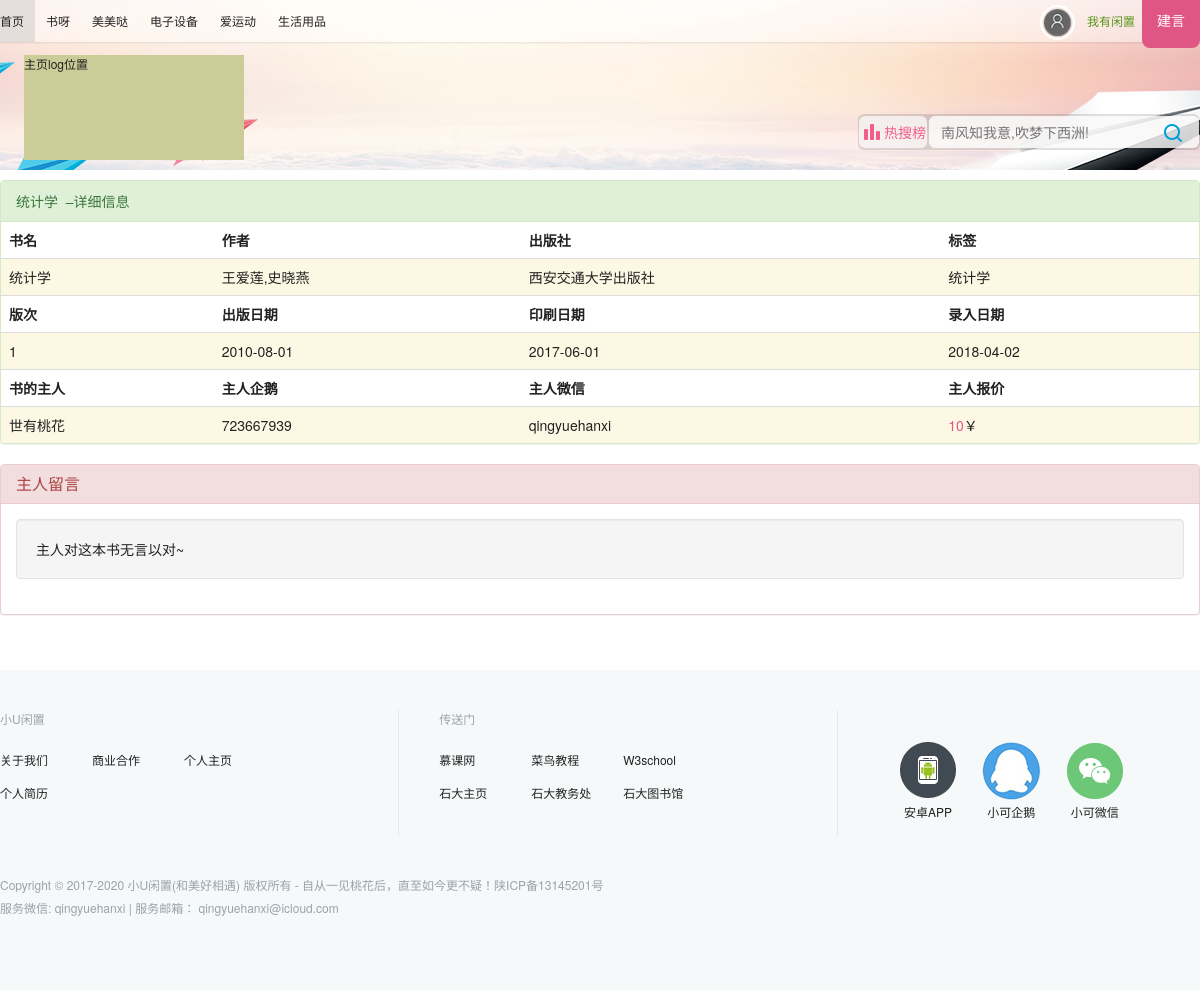
Screenshot of /module_books/book-detail.php?id_book=5 with the database file from the repository.
### tables this page shows
CREATE TABLE `books` (
  `id` int(11) NOT NULL AUTO_INCREMENT COMMENT '编号 主键',
  `title` varchar(30) NOT NULL COMMENT '书名',
  `author` varchar(30) NOT NULL COMMENT '作者 多名作者 以英文逗号分隔',
  `press` varchar(25) NOT NULL COMMENT '出版社',
  `edition` int(11) NOT NULL DEFAULT '1' COMMENT '版次 未填写则是第一版',
  `label` varchar(25) DEFAULT NULL COMMENT '标签，书的类型，可以多个，以英文逗号分隔',
  `publishdate` date NOT NULL COMMENT '出版日期',
  `printdate` date NOT NULL COMMENT '印刷日期',
  `enteringdate` date NOT NULL COMMENT '录入数据库日期',
  `username` varchar(20) NOT NULL COMMENT '书的主人',
  `price` tinyint(4) NOT NULL COMMENT '书的主人出示的价格 <=300',
  `comment` text COMMENT '主人对书的简介',
  PRIMARY KEY (`id`)
);

CREATE TABLE `user_detail` (
  `username` varchar(20) NOT NULL COMMENT '用户名',
  `sex` tinyint(4) DEFAULT '1' COMMENT '性别，1-女，2-男，其他-保密',
  `nickname` varchar(20) DEFAULT NULL COMMENT '用户昵称',
  `enrolldate` date DEFAULT NULL COMMENT '注册日期',
  `latestlogindate` date DEFAULT NULL COMMENT '最后登录日期',
  PRIMARY KEY (`username`)
);

CREATE TABLE `user_contact_way` (
  `username` varchar(20) NOT NULL,
  `phone` bigint(11) DEFAULT NULL,
  `qq` bigint(11) DEFAULT NULL,
  `wechat` varchar(20) DEFAULT NULL,
  `mail` varchar(50) DEFAULT NULL,
  PRIMARY KEY (`username`)
);

### php/pdo_connect.php (called while the page is built, shortened)
<?php
function getPdo(){
	$host = "127.0.0.1";
	$db_name = "syth";
	$user = "shiyoutaohua";
	$password = "12345687";
	$dsn = "mysql:host=$host;dbname=$db_name";
	try{
		$pdo = new PDO($dsn, $user, $password);
	}catch(Exception $e){
		$e->getMessage();
	}
	$pdo ->query("set names utf8");
	return $pdo;
}
?>

### php/get_all_book_info_by_id.php (called while the page is built, shortened)
<?php
require_once("pdo_connect.php");
class SingleBookInfo{
	private $id_book,$resultArray, $sql;
	public function __construct($id_book){
		@$this->pdo = getPdo();
		$this->sql = "SELECT * FROM books WHERE id=$id_book";
		try{
			$result = $this->pdo->query($this->sql);
			$this->resultArray = $result->fetch(PDO::FETCH_ASSOC);
		}
		catch(Exception $e){
			$e->getMessage();
		}
	}
	function getTitle(){
		return $this->resultArray["title"];
	}
	function getAuthor(){
		return $this->resultArray["author"];
	}
	function getPress(){
		return $this->resultArray["press"];
	}
	function getEdition(){
		return $this->resultArray["edition"];
	}
	function getLabel(){
		return $this->resultArray["label"];
	}
	function getPublishDate(){
		return $this->resultArray["publishdate"];
	}
	function getPrintDate(){
		return $this->resultArray["printdate"];
	}
	function getEnteringDate(){
		return $this->resultArray["enteringdate"];
	}
	function getUsername(){
		return $this->resultArray["username"];
	}
	function getPrice(){
		return $this->resultArray["price"];
	}
	function getComment(){
		if(is_null($this->resultArray["comment"]) || ("" === ($this->resultArray["comment"])))
		{
			return "主人对这本书无言以对~";
		}
		else
		{
			return $this->resultArray["comment"];
		}
	}
}
?>

### php/get_all_user_info_by_username.php (called while the page is built, shortened)
<?php
require_once("pdo_connect.php");
class SingleUserInfo{
	public $username, $resultArray_core, $resultArray_contact_way, $resultArray_detail, $sql_core, $sql_contact_way, $sql_detail;
	public function __construct($username){
		$this->pdo = getPdo();
		$this->sql_core = "SELECT * FROM user_core WHERE username='".$username."'";
		$this->sql_contact_way = "SELECT * FROM user_contact_way WHERE username='".$username."'";
		$this->sql_detail = "SELECT * FROM user_detail WHERE username='".$username."'";
		try{
			$result_core = $this->pdo->query($this->sql_core);
			$result_contact = $this->pdo->query($this->sql_contact_way);
			$this->resultArray_contact_way = $result_contact->fetch(PDO::FETCH_ASSOC);
			$result_detail = $this->pdo->query($this->sql_detail);
			$this->resultArray_detail = $result_detail->fetch(PDO::FETCH_ASSOC);
		}catch(Exception $e){
			$e->getMessage();
		}
	}
	function getNickName(){
		return $this->resultArray_detail["nickname"];
	}
	function getQQ(){
		return $this->resultArray_contact_way["qq"];
	}
	function getWeChat(){
		return $this->resultArray_contact_way["wechat"];
	}
}
?>

### module_books/book-detail.php (the view, shortened to what this page needs)
<!doctype html>
<html>
<head>
<link href="../css/header.css" rel="stylesheet" type="text/css">
<link href="../css/book-detail.css" rel="stylesheet" type="text/css">
<link href="../css/footer.css" rel="stylesheet" type="text/css">
<link rel="stylesheet" href="http://cdn.bootcss.com/bootstrap/3.3.7/css/bootstrap.min.css">
<?php
	include_once("../php/get_all_book_info_by_id.php");
	include_once("../php/get_all_user_info_by_username.php");
?>
</head>
<body>
	<header>
    	<div class="minitop">
        	<div class="box1">
            	<ul>
                	<a href="../index.php"><li class="li_1" title="首页-U你真好">首页</li></a>
                    <a href="../404.html" target="new" title="二手书"><li>书呀</li></a>
                    <a href="../404.html" target="new" title="护肤品&衣服"><li>美美哒</li></a>
                    <a href="../404.html" target="new" title="电子设备"><li>电子设备</li></a>
                    <a href="../404.html" target="new" title="运动健身器材"><li>爱运动</li></a>
                    <a href="../404.html" target="new" title="生活用品"><li>生活用品</li></a>
                </ul>
                <div class="login-feedback">
					<a><div class="suggest" title="我们乐意倾听你!">建言</div></a>
					<a><div class="upload">我有闲置</div></a>
					<a href="../login.php" target="_top" title="登录">
						<div id="login-ico" class="login">
							<img width="35" height="35" src="../images/user-ico/unlogin.png">
						</div>
					</a>
                </div>
            </div>
        </div>
        <div class="topbox">
        	<div class="log_search">
        		<a href="" class="log">主页log位置</a>
            	<div class="search_newest">
            		<a href="404.html" target="new" class="newest" title="大家都在找什么?">
                		<span>热搜榜</span>
                	</a>
                	<div class="search">
                    	<form id="form1" method="get" action="../search.php">
                            <input id="word-search" name="keyword" type="search" placeholder="南风知我意,吹梦下西洲!">
                            <button name="search" type="submit" title="查找"></button>
                        </form>
                	</div>
            	</div>
            </div>
        </div>
    </header>
	<div class="mainbox">
		<?php
			if(isset($_REQUEST["id_book"]) && $_REQUEST["id_book"] != null){
				$id_book = $_REQUEST["id_book"];
			}
			else{
				$id_book = 0;
			}
			$singleBookInfo = new SingleBookInfo($id_book);
			$singleUserInfo = new SingleUserInfo($singleBookInfo->getUsername());
		?>
		<div class="panel panel-success">
			<div class="panel-heading"><?php echo $singleBookInfo->getTitle();?>&nbsp;&nbsp;&ndash;详细信息</div>
			<table class="table">
				<th>书名</th><th>作者</th><th>出版社</th><th>标签</th>
				<tr class="warning">
					<td><?php echo $singleBookInfo->getTitle();?></td>
					<td><?php echo $singleBookInfo->getAuthor();?></td>
					<td><?php echo $singleBookInfo->getPress();?></td>
					<td><?php echo $singleBookInfo->getLabel();?></td>
				</tr>
				<th>版次</th><th>出版日期</th><th>印刷日期</th><th>录入日期</th>
				<tr class="warning">
					<td><?php echo $singleBookInfo->getEdition();?></td>
					<td><?php echo $singleBookInfo->getPublishDate();?></td>
					<td><?php echo $singleBookInfo->getPrintDate();?></td>
					<td><?php echo $singleBookInfo->getEnteringDate();?></td>
				</tr>
				<th>书的主人</th><th>主人企鹅</th><th>主人微信</th><th>主人报价</th>
				<tr class="warning">
					<td><?php echo $singleUserInfo->getNickName();?></td>
					<td><?php echo $singleUserInfo->getQQ();?></td>
					<td><?php echo $singleUserInfo->getWeChat();?></td>
					<td><?php echo "<span style='color:#df5584'>",$singleBookInfo->getPrice(),"</span>￥";?></td>
				</tr>
			</table>
		</div>
		<div class="panel panel-danger">
			<div class="panel-heading">
				<h3 class="panel-title">主人留言</h3>
			</div>
			<div class="panel-body">
				<div class="well"><?php echo $singleBookInfo->getComment();?></div>
			</div>
		</div>
	</div>
    <footer>
    	<div class="wrapgate-about">
        	<table>
            	<tr>
                	<td>
						<span>小U闲置</span>
						<p><a>关于我们</a></p>
						<p><a>商业合作</a></p>
						<p><a>个人主页</a></p>
						<p><a>个人简历</a></p>
					</td>
                    <td>
						<span>传送门</span>
						<p><a href="https://www.imooc.com" title="慕课网" target="new">慕课网</a></p>
						<p><a href="http://www.runoob.com" title="菜鸟教程" target="new">菜鸟教程</a></p>
						<p><a href="http://www.w3school.com.cn" title="W3school" target="new">W3school</a></p>
						<p><a href="http://www.xapi.edu.cn" title="西安石油大学主页" target="new">石大主页</a></p>
						<p><a href="http://jwch.xsyu.edu.cn/index.html" title="西安石油大学教务处" target="new">石大教务处</a></p>
						<p><a href="http://lib.xsyu.edu.cn" title="西安石油大学图书馆" target="new">石大图书馆</a></p>
					</td>
                    <td>
                    	<div class="app-download">
                        	<i></i>
                            安卓APP
                        </div>
                        <div class="qq">
                        	<i></i>
                            小可企鹅
                        </div>
                        <div class="wechat">
                        	<i></i>
                            小可微信
                        </div>
                    </td>
                </tr>
            </table>
        </div>
        <div class="copyright">
        	<p>Copyright © 2017-2020 小U闲置(和美好相遇) 版权所有 - 自从一见桃花后，直至如今更不疑！陕ICP备13145201号</p>
			<p>服务微信: qingyuehanxi | 服务邮箱： qingyuehanxi@icloud.com</p>
        </div>
	</footer>
</body>
</html>

### css/header.css (style rules this page uses)
*,button,p,table,tr,td,ul,li,aside,img,h1,h2,h3,h4,h5,h6 { margin:0; padding:0; color:rgba(34,34,34,1); }
a { color:rgba(34,34,34,1); text-decoration:none; cursor:pointer; }
html,body { font-size:12px; width:100%; height:100%; margin:0; padding:0; }
ul { list-style-type:none; }
header { width:100%; height:229px; }
header .minitop { height:42px; background-color:rgba(255,255,255,0.4); box-shadow:rgba(0, 0, 0, 0.1) 0px 1px 2px 0px; line-height:15px; font-weight:400; position:absolute; top:0; left:0; right:0; margin:0 auto; z-index:1; }
header .minitop .box1 { width:1200px; height:42px; position:absolute; top:0; left:0; right:0; bottom:0; margin:0 auto; }
header .minitop ul li { padding:0 11px; float:left; line-height:42px; }
header .minitop ul .li_1 { padding-left:0; }
header .minitop .login-feedback { width:200px; height:42px; position:absolute; top:0; right:0; }
header .minitop .login-feedback .suggest { width: 58px; height: 48px; float: right; border-radius: 0 0 8px 8px; background-color: #df5584; font-size: 14px; font-weight: 400; color: #FFF; text-align: center; line-height: 40px; }
header .minitop .login-feedback .login { display: block; width: 35px; height: 35px; float: right; margin-right: 10px; margin-top: 5px; }
header .minitop .login-feedback .login img { border-radius: 35px; border: 2px solid #fff; box-sizing: border-box; }
header .minitop .login-feedback .upload { width: 52px; height: 42px; line-height: 42px; margin-right: 5px; color: #5b951b; text-align: center; float: right; }
header .topbox { width: 100%; height:170px; position:absolute; top:0; left:0; right:0; margin:0 auto; background-color: #eee; background-image:url(../images/bg_header_index.png); background-repeat:no-repeat; background-position: center -10px; }
header .log_search { width:1200px; height:170px; position:absolute; top:0px; left:0; right:0; margin:auto; }
header .log_search .log { width:220px; height:105px; position:absolute; top:55px; left:24px; right:916px; bottom:10px; display:block; background-color:rgba(204,204,153,1); }
header .log_search .search_newest { width:342px; height:36px; position:absolute; top:114px; right:0; bottom:20px; background-color:rgba(0,0,0,0.12); border-radius:6px; }
header .log_search .search_newest .newest { width:68px; height:32px; position:absolute; top:2px; left:1px; right:auto; bottom:2px; border-radius:6px; background-color:rgba(255,255,255,0.7); font-size:14px; line-height:32px; background-image:url(../images/icons.png); background-position:-659px -655px; }
header .log_search .search_newest .newest span { display:inline-block; color:rgb(242,93,142); margin-left:25px; }
header .log_search .search_newest .search { width:270px; height:32px; position:absolute; top:2; left:auto; right:1px; bottom:2px; background-color:rgba(255,255,255,0.8); border-radius:6px; }
header .log_search .search_newest .search input { width:200px; height:32px; border:none; padding:0 12px; border-bottom-left-radius:6px; border-top-left-radius:6px; background-color:rgba(255,255,255,0.1); }
header .log_search .search_newest button { width:48px; height:32px; position:absolute; top:2px; left:294; right:0px; bottom:2px; background-attachment:scroll; background-image:url(../images/icons.png); background-position:-650px -722px; background-repeat:repeat; background-clip:padding-box; background-color:rgba(0,0,0,0); border:none; }

### css/book-detail.css (style rules this page uses)
.mainbox { width: 1200px; height: 500px; position: absolute; top: 170px; left: 0; right: 0; margin: 0 auto; padding-top: 10px; }

### module_books/book-detail.php (style rules this page uses)
body a { font-size: 12px; color: rgba(34,34,34,1); }
footer { top: 670px; font-size: 12px; }
.wrapgate-about table td:first-child { width: 400px; }
.wrapgate-about table td:nth-child(2) { width: 440px; }

### rows the page displays
books: title "统计学", author "王爱莲,史晓燕", press "西安交通大学出版社", label "统计学", edition "1", publishdate "2010-08-01", printdate "2017-06-01", enteringdate "2018-04-02", price "10", comment "主人对这本书无言以对~"
user_detail: nickname "世有桃花"
user_contact_way: qq "723667939", wechat "qingyuehanxi"
